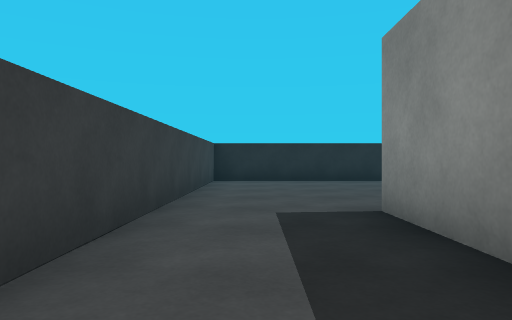
View 1 (above)

13 first-person views from a walk through a 3-D level made in the Unity game engine. The camera is 0.28 m above the floor, looks level and sees 70° across. The floor is counted in squares, 0.5 m on a side. Each view is taken from the middle of a square. On the plan, view 1 faces up. The plan holds only what a view shows up to about 10 squares ahead; the rest is blank. Surface patterns are stand-ins for the level's own textures.

View 2
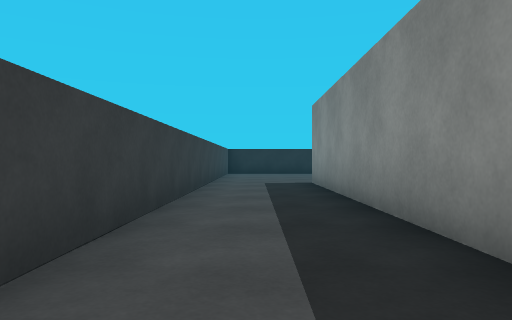

View 3
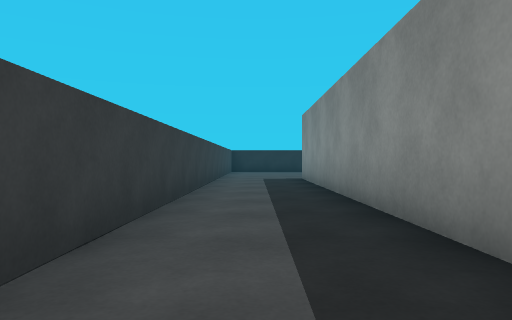

View 4
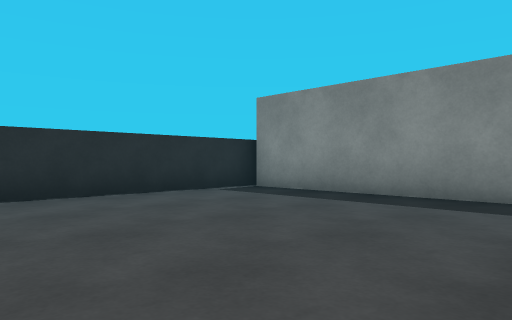

View 5
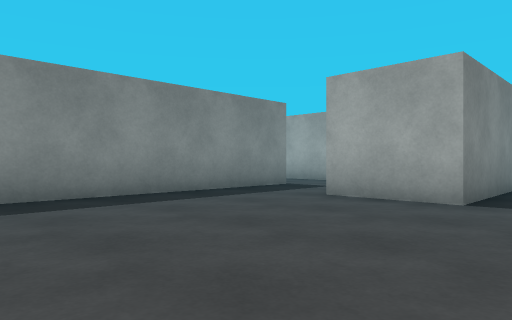

View 6
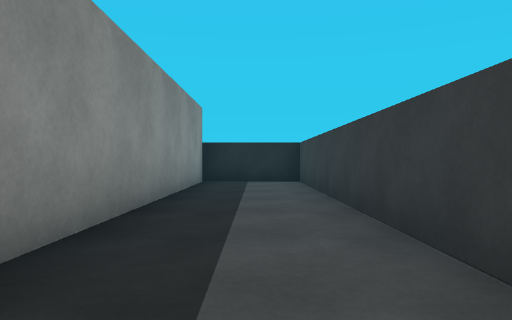

View 7
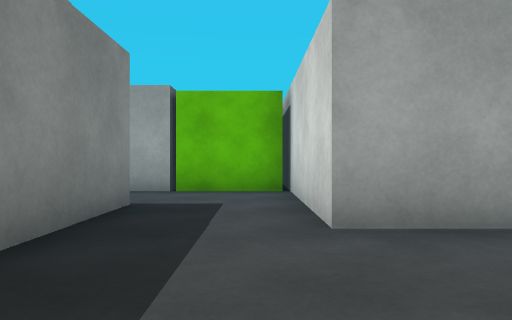

View 8
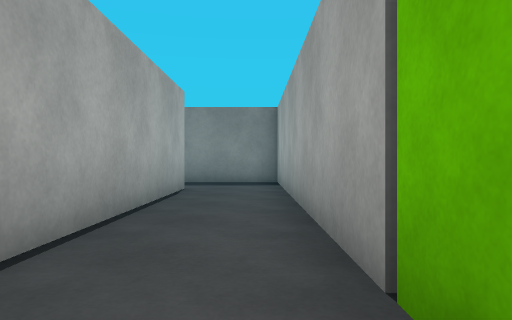

View 9
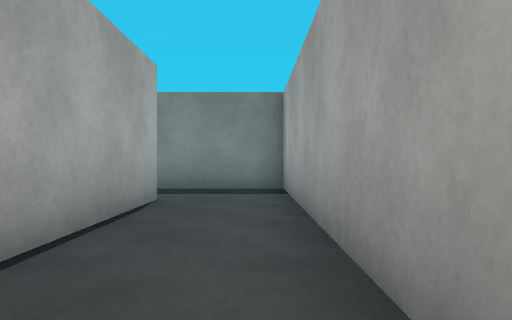

View 10
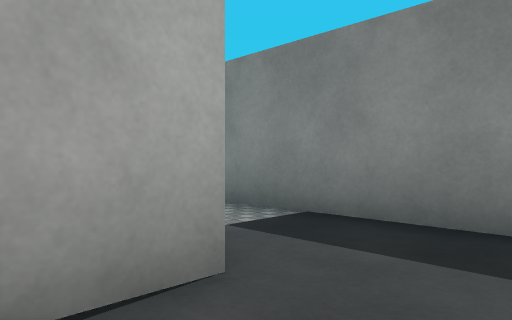

View 11
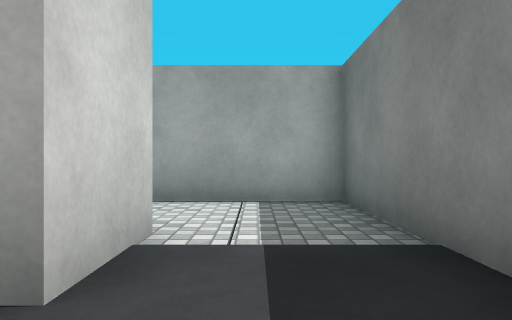

View 12
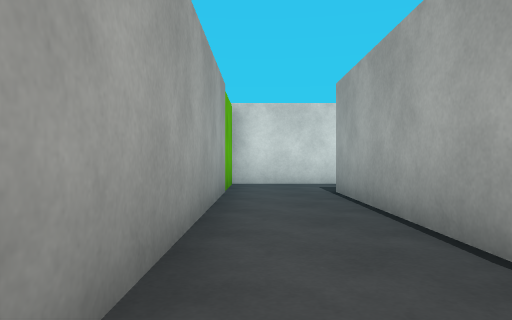

View 13
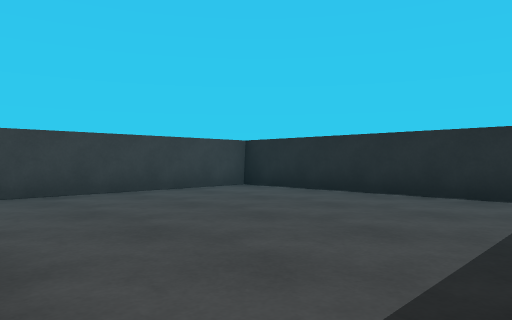

### Floor plan
Ten units are one square. View 1 is at (0, 0); x grows to the right and y downward. Boxes are objects, and circles mark ways between rooms. Rooms are numbered by the first view taken in them; rooms with no view inside come last. Other rooms are left out.
<svg viewBox="-16 -103 153 182">
<path fill="none" stroke="#000" d="M56 -24 56 -96M59 -98 -11 -98 -11 74 14 74 14 -40 34 -40 34 -25M112 -24 56 -24M34 -25 34 -1M35 -5 132 -5 132 -25"/>
<circle cx="45" cy="-35" r="3" fill="#2a7"/>
<text x="10" y="-30">1</text>
<text x="80" y="-20">2</text>
</svg>
Room 1 opens to room 2.

Where each view was taken, in squares from view 1:
view 1: 0 up, 0 right, facing up
view 2: 5 down, 0 right, facing up
view 3: 7 down, 0 right, facing up
view 4: 4 up, 0 right, facing up-right
view 5: 9 up, 0 right, facing down-right
view 6: 2 up, 0 right, facing down
view 7: 7 up, 4 right, facing down
view 8: 1 up, 4 right, facing right
view 9: 1 up, 6 right, facing right
view 10: 1 up, 10 right, facing up-right
view 11: 1 up, 12 right, facing up
view 12: 1 up, 12 right, facing left
view 13: 4 up, 5 right, facing up-left
